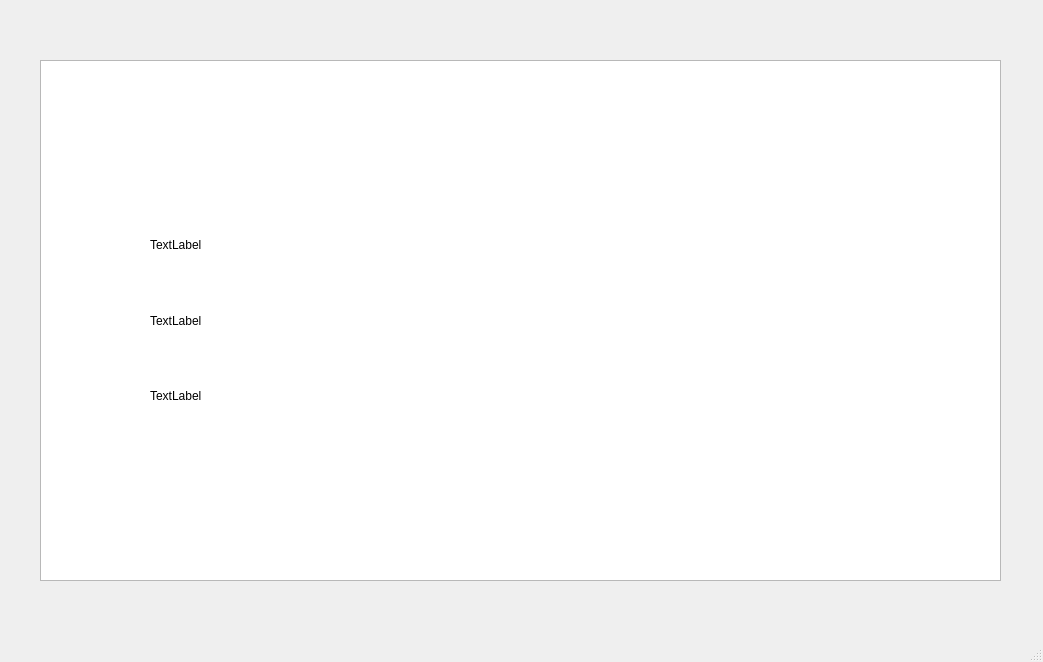
<?xml version="1.0" encoding="UTF-8"?>
<ui version="4.0">
 <class>MainWindow</class>
 <widget class="QMainWindow" name="MainWindow">
  <property name="geometry">
   <rect>
    <x>0</x>
    <y>0</y>
    <width>1043</width>
    <height>662</height>
   </rect>
  </property>
  <property name="windowTitle">
   <string>MainWindow</string>
  </property>
  <widget class="QWidget" name="centralwidget">
   <widget class="QGraphicsView" name="graphicsView">
    <property name="geometry">
     <rect>
      <x>40</x>
      <y>60</y>
      <width>961</width>
      <height>521</height>
     </rect>
    </property>
   </widget>
   <widget class="QWidget" name="verticalLayoutWidget">
    <property name="geometry">
     <rect>
      <x>150</x>
      <y>210</y>
      <width>160</width>
      <height>221</height>
     </rect>
    </property>
    <layout class="QVBoxLayout" name="verticalLayout">
     <item>
      <widget class="QLabel" name="linesLabel">
       <property name="text">
        <string>TextLabel</string>
       </property>
      </widget>
     </item>
     <item>
      <widget class="QLabel" name="scoreLabel">
       <property name="text">
        <string>TextLabel</string>
       </property>
      </widget>
     </item>
     <item>
      <widget class="QLabel" name="levelLabel">
       <property name="text">
        <string>TextLabel</string>
       </property>
      </widget>
     </item>
    </layout>
   </widget>
  </widget>
  <widget class="QMenuBar" name="menubar">
   <property name="geometry">
    <rect>
     <x>0</x>
     <y>0</y>
     <width>1043</width>
     <height>25</height>
    </rect>
   </property>
  </widget>
  <widget class="QStatusBar" name="statusbar"/>
 </widget>
 <resources/>
 <connections/>
</ui>
